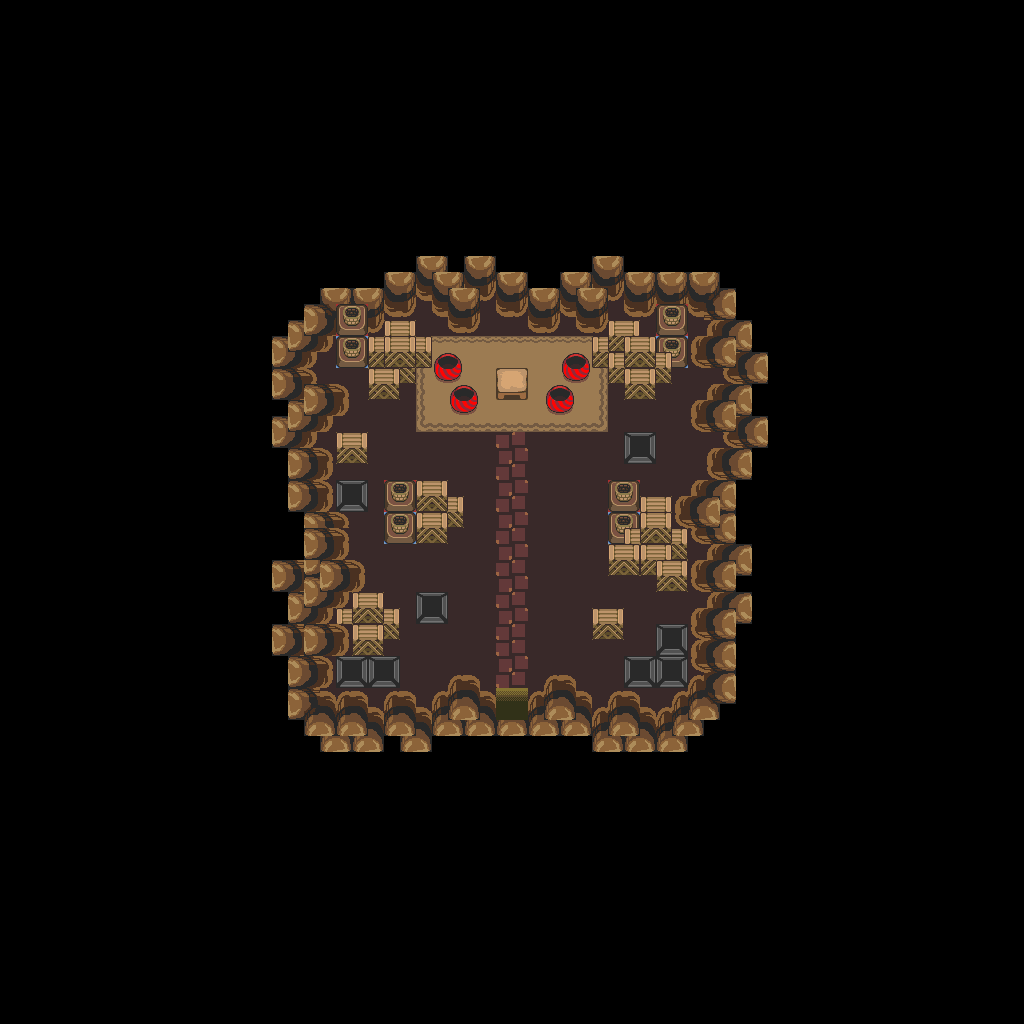

This game map was drawn from its Tiled (.tmx) file and the tilesets committed beside it. A one-line description and the trimmed map source follow:
An orthogonal 64x64 tile map with 16x16 px tiles, 1 tile layer (base), 1 hidden layer not drawn and 12 objects.

<map version="1.10" tiledversion="1.12.1" orientation="orthogonal" renderorder="right-down" width="64" height="64" tilewidth="16" tileheight="16" infinite="0" nextlayerid="3" nextobjectid="13">
 <tileset firstgid="1" source="../classiciphone_pics4.tsx" />
 <layer id="1" name="base" width="64" height="64">
  <data>[4096 cells, 4096 non-empty, 67 distinct tile ids]</data>
 </layer>
 <layer id="2" name="collision" width="64" height="64" visible="0">
  <properties><property name="collision" value="true" /></properties>
  <data>[4096 cells, 3713 non-empty, 1 distinct tile ids]</data>
 </layer>
 <objectgroup id="3" name="npcs">
  <object id="1" x="480.0" y="352.0" width="16" height="16">
   <properties>
    <property name="script" type="string">-- Auto-converted from GraalScript
-- join("shop_counter");
-- [CLIENT-SIDE — server no-op]
-- function onCreated() {
-- this.itemcount = 3;
-- showcharacter();
-- setshape(1,32,32);
-- headimg = "head15.png";
-- colors[0] = "orange";
-- colors[1] = "black";
-- colors[2] = "black";
-- colors[3] = "darkred";
-- colors[4] = "white";
-- nick = "Wickedia";
-- shieldimg = "no-shield.png";
-- dir = 2;
-- x   = 30.5;
-- y   = 22;
-- sprite = 37;
-- }
-- 
-- function onPlayerTouchsMe() {
-- chat = "Whatever you want we don't have.";
-- scheduleEvent(3,"EndChat",NULL);
-- shop_counter::onPlayerTouchsMe();
-- }
-- 
-- function onEndChat() {
-- chat = "";
-- }</property>
   </properties>
  </object>
  <object id="2" x="656.0" y="624.0" width="16" height="16">
   <properties>
    <property name="script" type="string">-- Auto-converted from GraalScript
joinResource("healthpot")</property>
   </properties>
  </object>
  <object id="3" x="656.0" y="656.0" width="16" height="16">
   <properties>
    <property name="script" type="string">-- Auto-converted from GraalScript
joinResource("healthpot")</property>
   </properties>
  </object>
  <object id="4" x="624.0" y="656.0" width="16" height="16">
   <properties>
    <property name="script" type="string">-- Auto-converted from GraalScript
joinResource("healthpot")</property>
   </properties>
  </object>
  <object id="5" x="416.0" y="592.0" width="16" height="16">
   <properties>
    <property name="script" type="string">-- Auto-converted from GraalScript
joinResource("healthpot")</property>
   </properties>
  </object>
  <object id="6" x="336.0" y="480.0" width="16" height="16">
   <properties>
    <property name="script" type="string">-- Auto-converted from GraalScript
joinResource("healthpot")</property>
   </properties>
  </object>
  <object id="7" x="368.0" y="656.0" width="16" height="16">
   <properties>
    <property name="script" type="string">-- Auto-converted from GraalScript
joinResource("healthpot")</property>
   </properties>
  </object>
  <object id="8" x="336.0" y="656.0" width="16" height="16">
   <properties>
    <property name="script" type="string">-- Auto-converted from GraalScript
joinResource("healthpot")</property>
   </properties>
  </object>
  <object id="9" x="464.0" y="336.0" width="16" height="16">
   <properties>
    <property name="gani" value="classic_knifeoffiendsicon.png" />
    <property name="script" type="string">-- Auto-converted from GraalScript
-- function onActionPurchase() {
-- if (clientr.stat_gelat &gt;= this.price) {
-- if (findweapon(this.itemname) != this.itemname) {
-- addweapon(this.itemname);
-- clientr.stat_gelat -= this.price;
-- say2("Come Again!");
-- } else {
-- say2("You already have this!?");
end
-- } else {
-- say2("Not enough gelat.");
end
end
-- function onCreated() {
-- setshape(1,32,32);
self.itemname = "Knife of Fiends"
self.price = 45000
end
-- [CLIENT-SIDE — server no-op]
-- function onCreated() {
-- this.itemname = "Knife of Fiends";
-- this.precedence = 0;
-- this.price = 45000;
-- this.currency = "gelat";
-- this.shopitem = 1;
-- }</property>
   </properties>
  </object>
  <object id="10" x="528.0" y="336.0" width="16" height="16">
   <properties>
    <property name="gani" value="fkwarper.png" />
    <property name="script" type="string">-- Auto-converted from GraalScript
-- function onActionPurchase() {
-- if (clientr.stat_gelat &gt;= this.price) {
-- if (findweapon(this.itemname) != this.itemname) {
-- addweapon(this.itemname);
-- clientr.stat_gelat -= this.price;
-- say2("Come Again!");
-- } else {
-- say2("You already have this!?");
end
-- } else {
-- say2("Not enough gelat.");
end
end
-- function onCreated() {
-- setshape(1,32,32);
self.itemname = "Morpher"
self.price = 50000
end
-- [CLIENT-SIDE — server no-op]
-- function onCreated() {
-- this.itemname = "Morpher";
-- this.precedence = 1;
-- this.price = 50000;
-- this.currency = "gelat";
-- this.shopitem = 1;
-- }</property>
   </properties>
  </object>
  <object id="11" x="624.0" y="432.0" width="16" height="16">
   <properties>
    <property name="script" type="string">-- Auto-converted from GraalScript
joinResource("healthpot")</property>
   </properties>
  </object>
  <object id="12" x="608.0" y="304.0" width="16" height="16">
   <properties>
    <property name="gani" value="magicvial.png" />
    <property name="script" type="string">-- Auto-converted from GraalScript
-- function onActionPurchase() {
-- if (clientr.stat_gelat &gt;= this.price) {
-- player.giveMP(100);
-- clientr.stat_gelat -= this.price;
-- say2("Come Again!");
-- } else {
-- say2("Not enough gelat.");
end
end
-- function onCreated() {
-- setshape(1,32,32);
self.itemname = "Magic Vial"
self.price = 5000
end
-- [CLIENT-SIDE — server no-op]
-- function onCreated() {
-- this.itemname = "Magic Vial";
-- this.precedence = 2;
-- this.price = 5000;
-- this.currency = "gelat";
-- this.shopitem = 1;
-- }</property>
   </properties>
  </object>
 </objectgroup>
</map>
